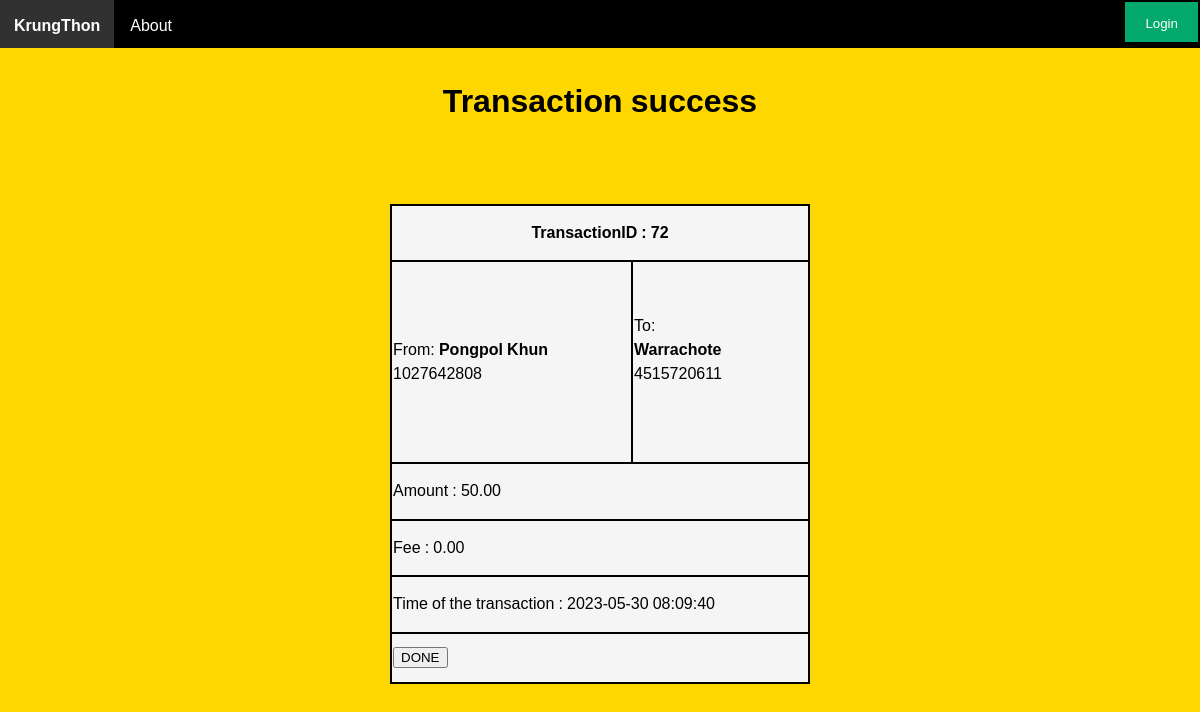
Page /KrungThon-Bank-master/public/reciept.php on the committed database.
### tables this page shows
CREATE TABLE `transaction` (
  `transaction_ID` int NOT NULL AUTO_INCREMENT,
  `renew_transaction_ID` int DEFAULT NULL,
  `account_number_transferor` varchar(10) DEFAULT NULL,
  `account_number_recipient` varchar(10) DEFAULT NULL,
  `amount` decimal(5,2) NOT NULL,
  `date_and_time_of_transaction` timestamp NULL DEFAULT CURRENT_TIMESTAMP,
  `fee` decimal(5,2) NOT NULL,
  `transaction_category_code` int NOT NULL,
  `transaction_memo` text,
  PRIMARY KEY (`transaction_ID`),
  KEY `account_number_transferor` (`account_number_transferor`),
  KEY `account_number_recipient` (`account_number_recipient`),
  KEY `renew_transaction_ID` (`renew_transaction_ID`),
  KEY `transaction_category_code` (`transaction_category_code`),
  CONSTRAINT `transaction_ibfk_1` FOREIGN KEY (`renew_transaction_ID`) REFERENCES `renew_transaction_info` (`renew_transaction_ID`),
  CONSTRAINT `transaction_ibfk_2` FOREIGN KEY (`account_number_transferor`) REFERENCES `bank_account` (`account_number`),
  CONSTRAINT `transaction_ibfk_3` FOREIGN KEY (`account_number_recipient`) REFERENCES `bank_account` (`account_number`),
  CONSTRAINT `transaction_ibfk_4` FOREIGN KEY (`renew_transaction_ID`) REFERENCES `renew_transaction_info` (`renew_transaction_ID`),
  CONSTRAINT `transaction_ibfk_5` FOREIGN KEY (`transaction_category_code`) REFERENCES `transaction_describtion` (`transaction_category_code`)
);

CREATE TABLE `bank_account` (
  `bank_account_ID` int NOT NULL AUTO_INCREMENT,
  `user_ID` int NOT NULL,
  `account_name` text NOT NULL,
  `account_number` varchar(10) NOT NULL,
  `account_balance` decimal(10,2) NOT NULL,
  `account_type` text NOT NULL,
  `account_open_date` timestamp NULL DEFAULT CURRENT_TIMESTAMP,
  `branch_name` varchar(50) NOT NULL,
  PRIMARY KEY (`bank_account_ID`),
  UNIQUE KEY `account_number` (`account_number`),
  KEY `user_ID` (`user_ID`),
  KEY `branch_name` (`branch_name`),
  CONSTRAINT `bank_account_ibfk_1` FOREIGN KEY (`user_ID`) REFERENCES `user_info` (`user_ID`),
  CONSTRAINT `bank_account_ibfk_2` FOREIGN KEY (`branch_name`) REFERENCES `branch` (`branch_name`)
);

### KrungThon-Bank-master/public/reciept.php (the view, shortened to what this page needs)
<?php
    include('../includes/navbar.php');
    include('../includes/server.php');
?>
<html>
    <head>
        <link rel="stylesheet" href="../assets/style.css">
    </head>
    <body>
    <h1 class="text-reciept">Transaction success</h1>
    <br>
    <?php
    $sql = 'select * from transaction order by date_and_time_of_transaction desc limit 1';
    $result = $con->query($sql);
    $row = $result->fetch_assoc();
    $sqlnameTf = 'select * from bank_account where account_number = '.$row['account_number_transferor'];
    $result1 = $con->query($sqlnameTf);
    $row1 = $result1->fetch_assoc();
    ?>
<div class="main-reciept">
    <div class="box-reciept">
    <table class="tb-reciept">
    <tr>
        <th colspan= "2"><?php echo "TransactionID : ".$row['transaction_ID'];?></th>
    </tr>
    <tr>
        <td>From:
        <?php echo '<b>' .$row1['account_name'] .'</b>';?>
        <?php echo $row['account_number_transferor'];?>
        </td>
        <td>To:
        <br>
        <?php
        if($row['transaction_category_code']== 1 || $row['transaction_category_code']== 4){
            $sqlnameRc = 'select * from bank_account where account_number = '.$row['account_number_recipient'];
            $result2 = $con->query($sqlnameRc);
            $row2 = $result2->fetch_assoc();
            echo '<b>' .$row2['account_name'] .'</b>';
        }else if($row['transaction_category_code']== 2){
            echo '<b>Billing Number '.$_SESSION['temp'].'</b>';
        }else if($row['transaction_category_code']== 3){
            echo '<b>Card Number '.$_SESSION['temp'].'</b>';
        }else if($row['transaction_category_code']== 5){
            echo '<b>Phone Number '.$_SESSION['temp'].'</b>';
        }
        ?>
        <?php echo $row['account_number_recipient'];?>
        <br><br>
    </td>
    </tr>
    <tr>
        <td colspan= "2"><?php echo 'Amount : '.$row['amount'];?></td>
    </tr>
    <tr>
        <td colspan= "2"><?php echo 'Fee : '.$row['fee'];?></td>
    </tr>
    <tr>
        <td colspan= "2"><?php echo 'Time of the transaction : '.$row['date_and_time_of_transaction'];?></td>
        <br>
    </tr>
    <tr>
    <form action="../public/txSelect.php">
       <td colspan= "2"><input type="submit" value="DONE" style="align: right;"></td>
    </form>
    </div>
</div>
</body>
</html>

### KrungThon-Bank-master/assets/style.css (style rules this page uses)
html,body { background-color: #ffd700; margin: 0; padding: 0; }
body { font-family: 'Noto Sans Thai', sans-serif; }
* { box-sizing: border-box; }
.text-reciept { text-align: center; padding: 15px; margin: 15px; }
table, th, td { border: 2px solid black; border-collapse: collapse; }
table.tb-reciept { margin-left: auto; margin-right: auto; width: 60%; height: 60%; background-color: whitesmoke; }
.main-reciept { max-width: 700px; margin: auto; }
.box-reciept { padding-bottom: 60px; }

### rows in the picture
transaction: transaction_ID "72", account_number_transferor "1027642808", account_number_recipient "4515720611", amount "50.00", fee "0.00", date_and_time_of_transaction "2023-05-30 08:09:40"
bank_account: account_name "Pongpol Khun"
bank_account: account_name "Warrachote"
